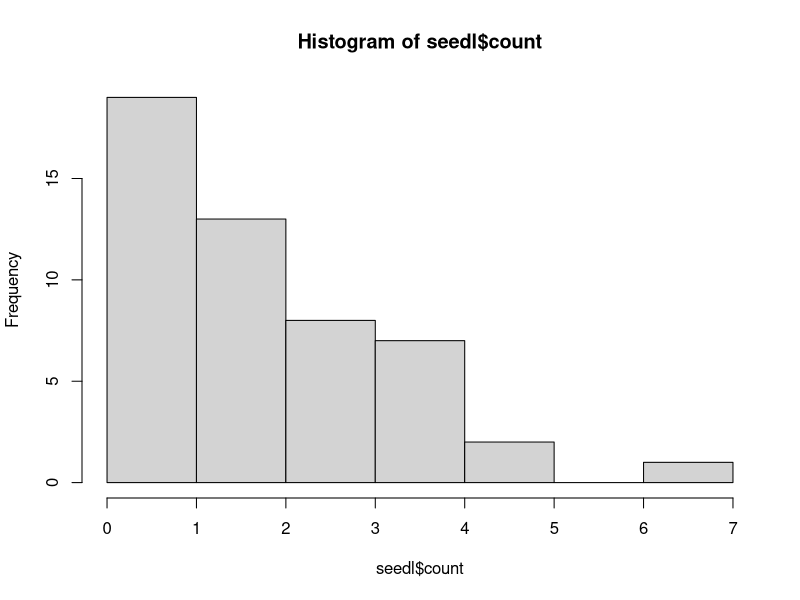
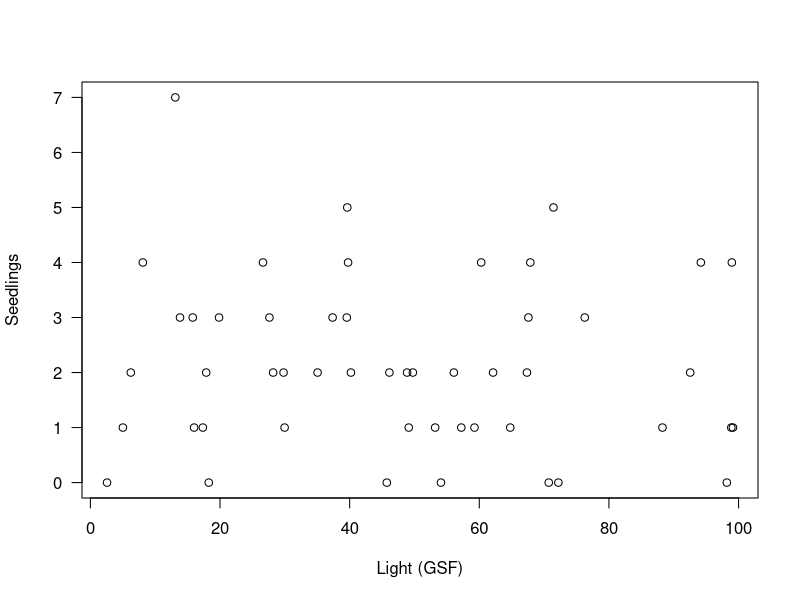

The R source for these figures, in order: (Note: this script raises an error after producing the figures.)
## ---- chunk 1

library(rmarkdown)
library(knitr)

### Chunk options ###

## Text results
opts_chunk$set(echo = TRUE, warning = FALSE, message = FALSE)

## Code decoration
opts_chunk$set(tidy = FALSE, comment = NA, highlight = TRUE, size = "footnotesize")

# ## Cache
opts_chunk$set(cache = 2, cache.path = "knitr_output/cache/")
# opts_chunk$set(cache.extra = rand_seed)
# 
# ## Plots
opts_chunk$set(fig.path = "knitr_output/figures/")
# opts_chunk$set(dpi = 300, fig.align = "default")   # may want 'center' sometimes
# 
# # Figure format
# opts_chunk$set(dev='pdf')  # e.g. choose among 'pdf', 'png', 'svg'...
# # may include specific dev.args as a list... see knitr help



### Hooks ###

## Crop plot margins
#knit_hooks$set(crop = hook_pdfcrop)   


## ---- chunk 2
seedl <- read.csv("data-raw/seedlings.csv")
summary(seedl)
## ---- chunk 3
table(seedl$count)
## ---- chunk 4
hist(seedl$count)
## ---- chunk 5
plot(seedl$light, seedl$count, las = 1, xlab = "Light (GSF)", ylab = "Seedlings")
## ---- chunk 6
seedl.glm <- glm(count ~ light, data = seedl, family = poisson)
summary(seedl.glm)
## ---- chunk 7
coef(seedl.glm)
## ---- chunk 8
exp(coef(seedl.glm))
## ---- chunk 9
#allEffects(seedl.glm)
plot(allEffects(seedl.glm))
## ---- chunk 10
visreg(seedl.glm, scale = "response", ylim = c(0, 7))
points(count ~ light, data = seedl, pch = 20)
## ---- chunk 11
layout(matrix(1:4, nrow=2))
plot(seedl.glm)
par(def.par)
## ---- chunk 12
plot(seedl$light, resid(seedl.glm))
## ---- chunk 13
simulateResiduals(seedl.glm, plot = TRUE)
## ---- chunk 14
simres <- simulateResiduals(seedl.glm, refit = TRUE)
testOverdispersion(simres)
## ---- chunk 15
seedl.overdisp <- glm(count ~ light, data = seedl, family = quasipoisson)
summary(seedl.overdisp)
## ---- chunk 16
allEffects(seedl.overdisp)
allEffects(seedl.glm)
## ---- chunk 17
plot(allEffects(seedl.overdisp))
## ---- chunk 18
plot(allEffects(seedl.glm))
## ---- chunk 19
seedl.offset <- glm(count ~ light, offset = seedl$area, data = seedl, family = poisson)
summary(seedl.offset)
## ---- chunk 20
exp(coef(seedl.offset))
